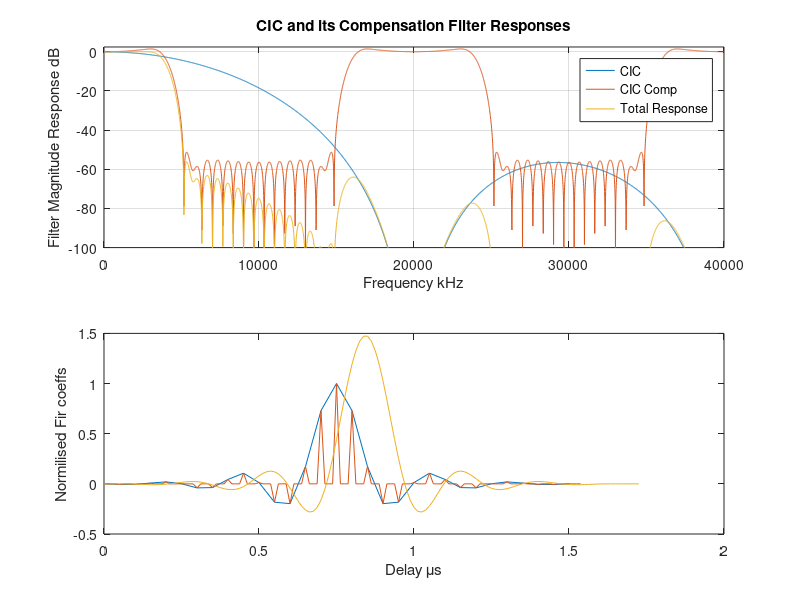

Here is the MATLAB script that generated this plot:
%% ================================================================================
%% Legal Notice: Copyright (C) 1991-2008 Altera Corporation
%% Any megafunction design, and related net list (encrypted or decrypted),
%% support information, device programming or simulation file, and any other
%% associated documentation or information provided by Altera or a partner
%% under Altera's Megafunction Partnership Program may be used only to
%% program PLD devices (but not masked PLD devices) from Altera.  Any other
%% use of such megafunction design, net list, support information, device
%% programming or simulation file, or any other related documentation or
%% information is prohibited for any other purpose, including, but not
%% limited to modification, reverse engineering, de-compiling, or use with
%% any other silicon devices, unless such use is explicitly licensed under
%% a separate agreement with Altera or a megafunction partner.  Title to
%% the intellectual property, including patents, copyrights, trademarks,
%% trade secrets, or maskworks, embodied in any such megafunction design,
%% net list, support information, device programming or simulation file, or
%% any other related documentation or information provided by Altera or a
%% megafunction partner, remains with Altera, the megafunction partner, or
%% their respective licensors.  No other licenses, including any licenses
%% needed under any third party's intellectual property, are provided herein.
%% ================================================================================
%%
%% Generated by: CIC 12.1 Build 243 November, 2012
%% Generated on: 2020-12-24 14:42:32
%%%%%%%%%%%%%%%%%%%%%%%%%%%%%%%%%%%%%%%%%%%%%%%%%%%%%%%%%%%%%%%%%%%%%%%
%
% CIC91_fir_comp_coeff genearats CIC compensation filter coefficients
% using frequency sampling method.
%
%    CIC91_fir_comp_coeff(L, Fs, Fc, plot, is_fxp, B) calculates compensation
%    filter coefficients and saves the coefficients to a file.
%
%    L      - FIR filter length (= number of taps = number of coefficients)
%    Fs     - FIR filter sample rate in Hz before decimation
%    Fc     - FIR filter cutoff frequency in Hz
%    plot   - True or false to draw filter responses graphically
%
%    Example (defults):
%    CIC91_fir_comp_coeff(31,80e6,4e6,true);


function [ht]=CIC91_fir_comp_coeff(L, Fs, Fc, p)
	%%%%%% User Parameters %%%%%%
	% Check if Signal Processing Toolbox is in the Matlab installation
	if (isempty(which('fir2')))
		fir2='fir2_octave';
	else
		fir2='fir2';
	end
	
	if(nargin < 1), L=[]; end
	if(nargin < 2), Fs=[]; end
	if(nargin < 3), Fc=[]; end
	if(nargin < 4), p=0; end

	if isempty(L), L = 31; end
	if mod(L,2) == 0
		fprintf('FIR filter length must be an odd number. %d is used instead.\n',L+1);
		L = L+1;
	end
	if isempty(Fs), Fs = 80e6; end
	if isempty(Fc), Fc = 4e6; end
	%%%%%% CIC filter parameters %%%%%%
	M = 1;			%% Differential Delay
	N = 5;			%% Number of Stages
	R=round(Fs/Fc/5);% 5 due to software decimation

	Fo = R*Fc/Fs;           %% Normalized Cutoff freq; 0<Fo<=0.5/M;
	if Fo>=1/4M
		error('Fo should be less than 1/(4M) for good performance')
	end
	%%%%%%% CIC Compensator Design using fir2.m %%%%%%
	p = 2e3;                %% Granulatiry
	s = 0.25/p;             %% Stepsize
	fp = [0:s:Fo];          %% Passband frequency samples
	fs = (Fo+s):s:0.5;      %% Stopband frequency samples
	f = [fp fs]*2;          %% Noramlized frequency samples; 0<=f<=1;
	Mp = ones(1,length(fp));  %% Passband response; Mp(1)=1
	Mp(2:end) = abs( M*R*sin(pi*fp(2:end)/R)./sin(pi*M*fp(2:end))).^N; %% Inverse sinc
	Mf = [Mp zeros(1,length(fs))];
	f(end) = 1;
	h = feval(fir2,L-1,f,Mf);     %% Filter order = filter length (L) - 1
	h = h/max(h);           %% Floating point coefficients, scaled it to 1
	
	%%%%%%%%%%%%%%%%%%%%%%%%%%%%%%%%%%%%%%%%%%%%%%%%%%%%%%%%%%%%%%%%%%%%%%%%%%
	% Output filter coefficients to a file for Altera FIR Compiler           %
	%%%%%%%%%%%%%%%%%%%%%%%%%%%%%%%%%%%%%%%%%%%%%%%%%%%%%%%%%%%%%%%%%%%%%%%%%%
	
	%%%%%%% Full resolution CIC filter response %%%%%%%%
	hrec = ones(1,R*M);
	tmph = hrec;
	
	for k=1:N-1
	    tmph = conv(hrec, tmph);
	end
	hcic = tmph;
	hcic = hcic/max(hcic);
	
	%%%%%%% Total Response %%%%%%%%%%%%%%%
	resp = upsample(h, R);
	ht = conv(hcic, resp);              %% Concatenation of CIC and fir2 FIR at high freqency
	
	if p
	no_data_points = 4096;              %% Number of data points to plot in the figure
	
	[Hcic, wt] = freqz(hcic, 1, no_data_points, Fs);      %% CIC Freq. Response
	[Hciccomp, wt] = freqz(resp, 1, no_data_points, Fs);  %% CIC Comp. response using fir2
	[Ht, wt] = freqz(ht, 1, no_data_points, Fs);          %% Total response for CIC + Compensation fir2
	
	warning off all                                       %% Turn the 'Log by zero' warning off
	Mcic = 20*log10(abs(Hcic)/(abs(Hcic(1))));            %% CIC Freq. Response
	Mciccomp = 20*log10(abs(Hciccomp)/(abs(Hciccomp(1))));%% CIC Comp. response using fir2
	Mt = 20*log10(abs(Ht)/(abs(Ht(1))));                  %% Total response for CIC + Compensation fir2
	warning on
	
	subplot(2,1,1)
		plot(wt/1e3, Mcic, wt/1e3, Mciccomp, wt/1e3, Mt)
		legend('CIC','CIC Comp','Total Response')
		ymax = max(Mciccomp)+1;
		ylim([-100 ymax]);
		title('CIC and its Compensation Filter Responses')
		grid
		xlabel('Frequency kHz');
		set(gca,'xlim',[0 10*Fc/1e3])
		ylabel('Filter Magnitude Response dB')
		subplot(2,1,2)
		plot((0:length(h)-1)*R/Fs*1e6,h,(0:length(resp)-1)/Fs*1e6,resp,(0:length(ht)-1)/Fs*1e6,ht)
		ylabel('Normilised Fir coeffs')
		xlabel('Delay \mus')
	end

function b = fir2_octave(n, f, m, grid_n, ramp_n, window)

  if nargin < 3 || nargin > 6
    print_usage;
  end

  % verify frequency and magnitude vectors are reasonable
  t = length(f);
  if t<2 || f(1)~=0 || f(t)~=1 || any(diff(f)<0)
    error ("fir2: frequency must be nondecreasing starting from 0 and ending at 1");
  elseif t ~= length(m)
    error ("fir2: frequency and magnitude vectors must be the same length");
  % find the grid spacing and ramp width
  elseif (nargin>4 && length(grid_n)>1) || ...
         (nargin>5 && (length(grid_n)>1 || length(ramp_n)>1))
    error ("fir2: grid_n and ramp_n must be integers");
  end
  if nargin < 4, grid_n=[]; end
  if nargin < 5, ramp_n=[]; end

  % find the window parameter, or default to hamming
  w=[];
  if length(grid_n)>1, w=grid_n; grid_n=[]; end
  if length(ramp_n)>1, w=ramp_n; ramp_n=[]; end
  if nargin < 6, window=w; end
  if isempty(window), window=my_hamming(n+1); end
  if ~isreal(window) || ischar(window), window=feval(window, n+1); end
  if length(window) ~= n+1, error ("fir2: window must be of length n+1"); end

  % Default grid size is 512... unless n+1 >= 1024
  if isempty (grid_n)
    if n+1 < 1024
      grid_n = 512;
    else
      grid_n = n+1;
    end
  end

  % ML behavior appears to always round the grid size up to a power of 2
  grid_n = 2 ^ nextpow2 (grid_n);

  % Error out if the grid size is not big enough for the window
  if 2*grid_n < n+1
    error ("fir2: grid size must be greater than half the filter order");
  end

  if isempty (ramp_n), ramp_n = fix (grid_n / 25); end

  % Apply ramps to discontinuities
  if (ramp_n > 0)
    % remember original frequency points prior to applying ramps
    basef = f(:); basem = m(:);

    % separate identical frequencies, but keep the midpoint
    idx = find (diff(f) == 0);
    f(idx) = f(idx) - ramp_n/grid_n/2;
    f(idx+1) = f(idx+1) + ramp_n/grid_n/2;
    f = [f(:);basef(idx)]';

    % make sure the grid points stay monotonic in [0,1]
    f(f<0) = 0;
    f(f>1) = 1;
    %f = unique([f(:);basef(idx)(:)]');
    f = unique([f(:);basef(idx)]');

    % preserve window shape even though f may have changed
    m = interp1(basef, basem, f);

    % axis([-.1 1.1 -.1 1.1])
    % plot(f,m,'-xb;ramped;',basef,basem,'-or;original;'); pause;
  end

  % interpolate between grid points
  grid = interp1(f,m,linspace(0,1,grid_n+1)');
  % hold on; plot(linspace(0,1,grid_n+1),grid,'-+g;grid;'); hold off; pause;

  % Transform frequency response into time response and
  % center the response about n/2, truncating the excess
  if rem(n,2) == 0
    b = ifft([grid ; grid(grid_n:-1:2)]);
    mid = (n+1)/2;
    b = real ([ b([end-floor(mid)+1:end]) ; b(1:ceil(mid)) ]);
  else
    % Add zeros to interpolate by 2, then pick the odd values below.
    b = ifft([grid ; zeros(grid_n*2,1) ;grid(grid_n:-1:2)]);
    b = 2 * real([ b([end-n+1:2:end]) ; b(2:2:(n+1))]);
  end

  % Multiplication in the time domain is convolution in frequency,
  % so multiply by our window now to smooth the frequency response.
  % Also, for matlab compatibility, we return return values in 1 row
  b = b(:)' .* window(:)';

function w=my_hamming(n)
w=.54-.46*cos(2*pi*(0:n-1)'/(n-1));

